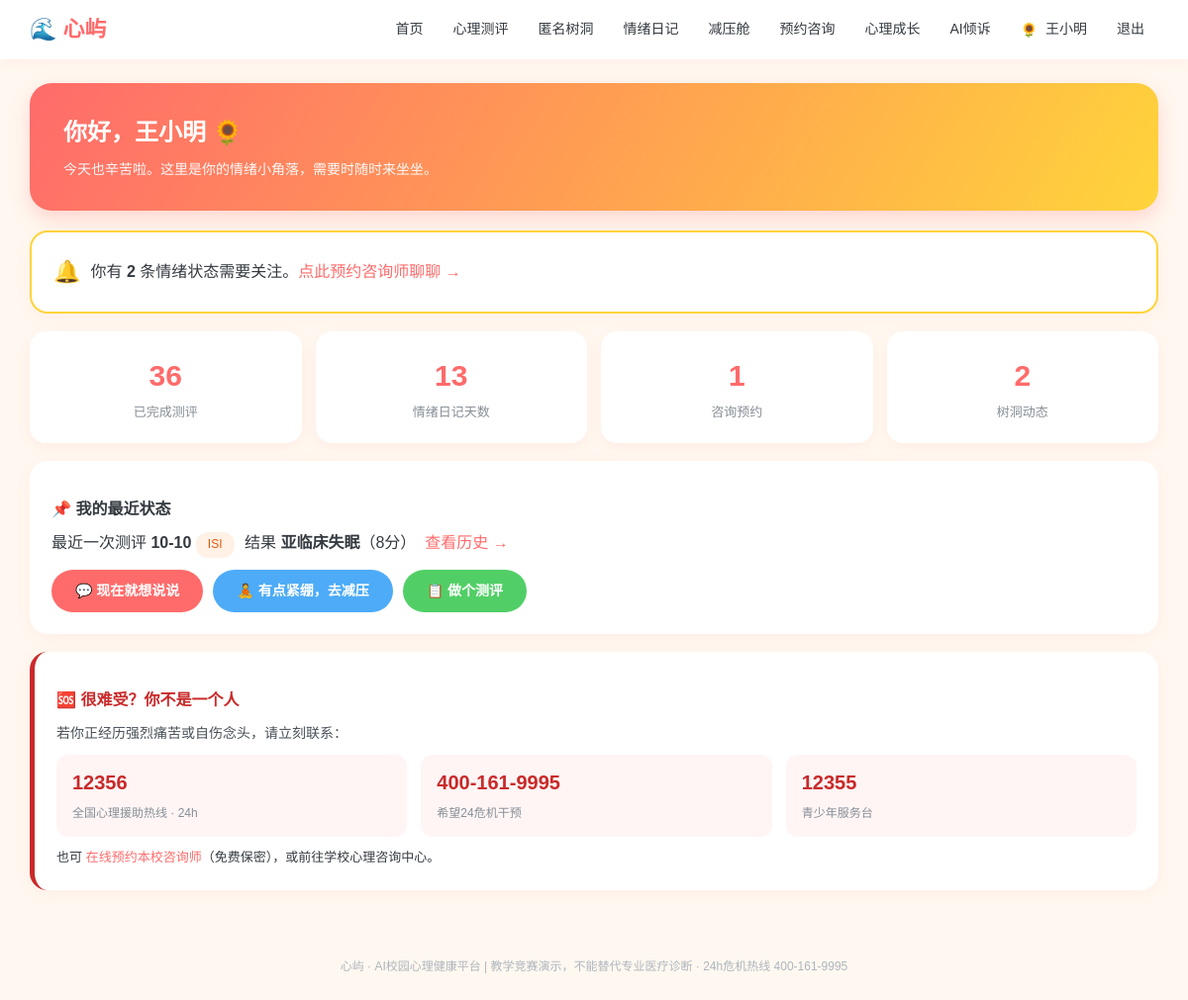
Screenshot of / (signed in) with the database file from the repository.
### models.py (models this page shows, shortened)
class User(db.Model):
    __tablename__ = "users"
    id = db.Column(db.Integer, primary_key=True)
    username = db.Column(db.String(64), unique=True, nullable=False)
    password_hash = db.Column(db.String(256), nullable=False)
    role = db.Column(db.String(16), default="student")   # student / counselor / admin
    real_name = db.Column(db.String(64), default="")
    gender = db.Column(db.String(8), default="")
    grade = db.Column(db.String(32), default="")
    major = db.Column(db.String(64), default="")
    phone = db.Column(db.String(32), default="")
    avatar = db.Column(db.String(16), default="🌻")
    avatar_type = db.Column(db.String(16), default="emoji")   # emoji / upload
    avatar_file = db.Column(db.String(128), default="")       # 本地上传头像文件名
    profile_completed = db.Column(db.Boolean, default=False)  # 首次登录是否已完成基本信息
    qualification_no = db.Column(db.String(64), default="")   # 注册系统编号/证书编号
    qualification_verified = db.Column(db.Boolean, default=False)
    student_id = db.Column(db.String(32), default="")
    school = db.Column(db.String(128), default="")
    college = db.Column(db.String(128), default="")
    class_name = db.Column(db.String(64), default="")
    enrollment_year = db.Column(db.String(8), default="")
    education_level = db.Column(db.String(32), default="")
    student_status = db.Column(db.String(32), default="")
    employee_id = db.Column(db.String(32), default="")
    teacher_title = db.Column(db.String(64), default="")
    department = db.Column(db.String(128), default="")
    qualification = db.Column(db.String(256), default="")
    intro = db.Column(db.String(512), default="")
    created_at = db.Column(db.DateTime, default=datetime.now)

class Assessment(db.Model):
    __tablename__ = "assessments"
    id = db.Column(db.Integer, primary_key=True)
    user_id = db.Column(db.Integer, db.ForeignKey("users.id"))
    scale_code = db.Column(db.String(32))
    answers = db.Column(db.Text)                       # JSON
    score = db.Column(db.Integer, default=0)
    level = db.Column(db.String(32), default="")
    advice = db.Column(db.Text, default="")
    created_at = db.Column(db.DateTime, default=datetime.now)

### app.py (the view)
@app.route("/")
@login_required()
def index(u):
    if u.role == "counselor":
        return redirect(url_for("teacher_home"))
    latest = Assessment.query.filter_by(user_id=u.id).order_by(Assessment.created_at.desc()).first()
    open_alerts = Alert.query.filter_by(user_id=u.id, status="open").count()
    stats = {
        "assess_cnt": Assessment.query.filter_by(user_id=u.id).count(),
        "mood_cnt": MoodDiary.query.filter_by(user_id=u.id).count(),
        "booking_cnt": Appointment.query.filter_by(student_id=u.id).count(),
        "post_cnt": TreePost.query.filter_by(user_id=u.id).count(),
    }
    return render_template("index.html", u=u, latest=latest, open_alerts=open_alerts, **stats)

### app.py (called while the page is built)
def login_required(role=None):
    def decor(f):
        @wraps(f)
        def wrapper(*args, **kwargs):
            uid = session.get("uid")
            if not uid:
                return redirect(url_for("login", next=request.path))
            u = db.session.get(User, uid)
            if not u:
                session.clear()
                return redirect(url_for("login"))
            if not u.profile_completed and request.endpoint not in (
                    "profile", "logout", "static", "avatar_upload"):
                flash("首次登录请先完善你的基本信息", "warn")
                return redirect(url_for("profile"))
            if role and u.role != role:
                flash("该页面需要相应权限", "warn")
                return redirect(url_for("index"))
            return f(u, *args, **kwargs)
        return wrapper
    return decor

@app.context_processor
def inject_globals():
    uid = session.get("uid")
    u = db.session.get(User, uid) if uid else None
    def avatar_html(usr, cls="", emoji_cls=""):
        if usr and usr.avatar_type == "upload" and usr.avatar:
            return f'<img class="{cls}" src="{usr.avatar}" alt="头像">'
        return f'<span class="{emoji_cls}">{usr.avatar or "👤" if usr else "👤"}</span>'
    return {"now": datetime.now(), "u": u, "avatar_html": avatar_html}

### templates/index.html (shortened to what this page needs)
{% extends "base.html" %}
{% block body %}
<div class="hero-banner">
  <h1>你好，{{ u.real_name or u.username }} {{ u.avatar or '🌻' }}</h1>
  <p>今天也辛苦啦。这里是你的情绪小角落，需要时随时来坐坐。</p>
</div>
{% if open_alerts %}
<div class="card" style="border:2px solid #ffd43b;display:flex;align-items:center;gap:10px">
  <span style="font-size:22px">🔔</span>
  <div>你有 <b>{{ open_alerts }}</b> 条情绪状态需要关注。<a href="{{ url_for('booking') }}">点此预约咨询师聊聊 →</a></div>
</div>
{% endif %}
<div class="home-stats">
  <a class="hstat" href="{{ url_for('history') }}">
    <div class="hstat-n">{{ assess_cnt }}</div><div class="hstat-l">已完成测评</div>
  </a>
  <a class="hstat" href="{{ url_for('mood') }}">
    <div class="hstat-n">{{ mood_cnt }}</div><div class="hstat-l">情绪日记天数</div>
  </a>
  <a class="hstat" href="{{ url_for('my_booking') }}">
    <div class="hstat-n">{{ booking_cnt }}</div><div class="hstat-l">咨询预约</div>
  </a>
  <a class="hstat" href="{{ url_for('treehole') }}">
    <div class="hstat-n">{{ post_cnt }}</div><div class="hstat-l">树洞动态</div>
  </a>
</div>
<div class="card">
  <h3>📌 我的最近状态</h3>
  {% if latest %}
  <p style="margin-top:8px">
    最近一次测评 <b>{{ latest.created_at.strftime('%m-%d') }}</b>
    <span class="tag">{{ latest.scale_code|upper }}</span>
    结果 <b>{{ latest.level }}</b>（{{ latest.score }}分）
    &nbsp;<a href="{{ url_for('history') }}">查看历史 →</a>
  </p>
  {% else %}
  <p style="color:#868e96;margin-top:8px">还没有测评记录，<a href="{{ url_for('assessments') }}">做一次专业自评 →</a></p>
  {% endif %}
  <div style="margin-top:12px;display:flex;gap:10px;flex-wrap:wrap">
    <a class="btn" href="{{ url_for('chat') }}">💬 现在就想说说</a>
    <a class="btn btn-sky" href="{{ url_for('relax') }}">🧘 有点紧绷，去减压</a>
    <a class="btn btn-mint" href="{{ url_for('assessments') }}">📋 做个测评</a>
  </div>
</div>
<div class="card help-strip">
  <h3 style="color:#c92a2a">🆘 很难受？你不是一个人</h3>
  <p style="font-size:14px;color:#495057;margin:6px 0 10px">若你正经历强烈痛苦或自伤念头，请立刻联系：</p>
  <div class="hotline-row">
    <div class="hot"><b>12356</b><span>全国心理援助热线 · 24h</span></div>
    <div class="hot"><b>400-161-9995</b><span>希望24危机干预</span></div>
    <div class="hot"><b>12355</b><span>青少年服务台</span></div>
  </div>
  <p style="font-size:13px;margin-top:10px">
    也可 <a href="{{ url_for('booking') }}">在线预约本校咨询师</a>（免费保密），或前往学校心理咨询中心。
  </p>
</div>
{% endblock %}

### templates/base.html (shortened to what this page needs)
<!DOCTYPE html>
<html lang="zh-CN">
<head>
<link href="{{ url_for('static', filename='css/style.css') }}" rel="stylesheet">
</head>
<body>
<nav class="topnav">
  <div class="nav-inner">
    <a class="brand" href="{{ url_for('index') }}">🌊 心屿</a>
    <div class="nav-links">
      {% if u %}
        {% if u.role == 'student' %}
          <a href="{{ url_for('index') }}">首页</a>
          <a href="{{ url_for('assessments') }}">心理测评</a>
          <a href="{{ url_for('treehole') }}">匿名树洞</a>
          <a href="{{ url_for('mood') }}">情绪日记</a>
          <a href="{{ url_for('relax') }}">减压舱</a>
          <a href="{{ url_for('booking') }}">预约咨询</a>
          <a href="{{ url_for('learn') }}">心理成长</a>
          <a href="{{ url_for('chat') }}">AI倾诉</a>
        {% endif %}
        <a class="nav-user" href="{{ url_for('profile') }}" title="个人信息"><span class="nav-avatar-wrap">{{ avatar_html(u, cls="nav-avatar") | safe }}</span> {{ u.real_name or u.username }}</a>
        <a href="{{ url_for('logout') }}">退出</a>
      {% else %}
        <a href="{{ url_for('login') }}">登录</a>
        <a href="{{ url_for('register') }}">注册</a>
      {% endif %}
    </div>
  </div>
</nav>
<main class="container">{% block body %}{% endblock %}</main>
<footer class="footer">心屿 · AI校园心理健康平台 | 教学竞赛演示，不能替代专业医疗诊断 · 24h危机热线 400-161-9995</footer>
</body>
</html>

### static/css/style.css (style rules this page uses)
* { margin: 0; padding: 0; box-sizing: border-box; }
:root { --brand: #ff6b6b; --brand2: #ffa94d; --sky: #4dabf7; --mint: #51cf66; --sun: #ffd43b; --ink: #343a40; --ink2: #868e96; --bg: #fff8f0; --card: #ffffff; --soft: #fff1e6; }
body { font-family: "Microsoft YaHei", "PingFang SC", sans-serif; background: var(--bg); color: var(--ink); line-height: 1.65; }
a { color: var(--brand); text-decoration: none; }
.topnav { background: #fff; box-shadow: 0 2px 12px rgba(255,107,107,.08); position: sticky; top: 0; z-index: 100; }
.nav-inner { max-width: 1180px; margin: 0 auto; padding: 0 20px; height: 60px; display: flex; align-items: center; justify-content: space-between; }
.brand { font-size: 22px; font-weight: 800; color: var(--brand); display:flex; align-items:center; gap:6px; }
.nav-links { display: flex; gap: 2px; align-items: center; flex-wrap: wrap; }
.nav-links a { color: var(--ink); padding: 7px 14px; border-radius: 20px; font-size: 14px; font-weight: 500; transition: .2s; }
.nav-user { font-size: 13px; color: var(--ink2); padding: 0 8px; }
.nav-avatar-wrap { display: inline-flex; vertical-align: middle; margin-right: 4px; }
.container { max-width: 1180px; margin: 24px auto; padding: 0 20px; }
.footer { text-align: center; color: #adb5bd; font-size: 12px; padding: 28px; margin-top: 40px; }
.card { background: var(--card); border-radius: 18px; padding: 22px; box-shadow: 0 4px 16px rgba(255,107,107,.07); margin-bottom: 18px; }
.card h3 { font-size: 16px; color: var(--ink); margin: 14px 0 8px; }
.btn { display: inline-block; background: var(--brand); color: #fff; border: none; padding: 10px 24px; border-radius: 24px; font-size: 14px; cursor: pointer; font-weight: 600; transition:.2s; }
.btn-mint { background: var(--mint); }
.btn-sky { background: var(--sky); }
.tag { display: inline-block; background: var(--soft); color: #e8590c; font-size: 12px; padding: 3px 12px; border-radius: 12px; margin-right: 6px; font-weight:500; }
.hero-banner { background: linear-gradient(120deg, #ff6b6b, #ffa94d 60%, #ffd43b); color:#fff; border-radius:22px; padding:30px 34px; margin-bottom:20px; box-shadow:0 8px 20px rgba(255,107,107,.25); }
.hero-banner h1 { font-size:24px; margin-bottom:6px; }
.hero-banner p { opacity:.95; font-size:14px; }

### templates/index.html (style rules this page uses)
.home-stats { display:grid;grid-template-columns:repeat(4,1fr);gap:14px;margin-bottom:18px }
.hstat { background:#fff;border-radius:16px;padding:20px;text-align:center;box-shadow:0 4px 14px rgba(255,107,107,.08) }
.hstat-n { font-size:30px;font-weight:800;color:var(--brand) }
.hstat-l { font-size:13px;color:var(--ink2);margin-top:2px }
.help-strip { border-left:5px solid #c92a2a }
.hotline-row { display:flex;gap:14px;flex-wrap:wrap }
.hot { flex:1;min-width:180px;background:#fff5f5;border-radius:12px;padding:12px 16px }
.hot b { font-size:20px;color:#c92a2a;display:block }
.hot span { font-size:12px;color:#868e96 }

### rows the page displays
User: avatar_type+avatar "🌻", real_name "王小明", avatar "🌻"
Assessment: created_at "10-10", scale_code "ISI", level "亚临床失眠", score "8"

### other values shown
{{ open_alerts }} "2"
{{ assess_cnt }} "36"
{{ mood_cnt }} "13"
{{ booking_cnt }} "1"
{{ post_cnt }} "2"
